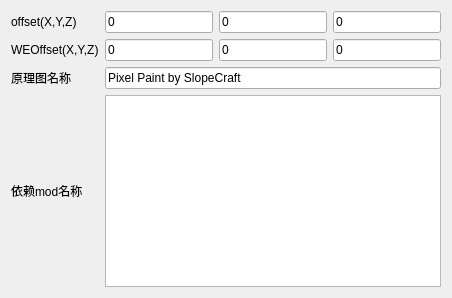
            <widget class="QWidget" name="tabWorldEdit">
             <attribute name="title">
              <string notr="true">WorldEdit</string>
             </attribute>
             <layout class="QGridLayout" name="gridLayout_16">
              <item row="0" column="1">
               <widget class="QLineEdit" name="schem_offsetX">
                <property name="text">
                 <string notr="true">0</string>
                </property>
               </widget>
              </item>
              <item row="1" column="0">
               <widget class="QLabel" name="label_41">
                <property name="text">
                 <string notr="true">WEOffset(X,Y,Z)</string>
                </property>
               </widget>
              </item>
              <item row="0" column="3">
               <widget class="QLineEdit" name="schem_offsetZ">
                <property name="text">
                 <string notr="true">0</string>
                </property>
               </widget>
              </item>
              <item row="1" column="3">
               <widget class="QLineEdit" name="schem_weOffsetZ">
                <property name="text">
                 <string notr="true">0</string>
                </property>
               </widget>
              </item>
              <item row="1" column="1">
               <widget class="QLineEdit" name="schem_weOffsetX">
                <property name="text">
                 <string notr="true">0</string>
                </property>
               </widget>
              </item>
              <item row="0" column="0">
               <widget class="QLabel" name="label_2">
                <property name="text">
                 <string notr="true">offset(X,Y,Z)</string>
                </property>
               </widget>
              </item>
              <item row="1" column="2">
               <widget class="QLineEdit" name="schem_weOffsetY">
                <property name="text">
                 <string notr="true">0</string>
                </property>
               </widget>
              </item>
              <item row="2" column="0">
               <widget class="QLabel" name="label_42">
                <property name="text">
                 <string>原理图名称</string>
                </property>
               </widget>
              </item>
              <item row="0" column="2">
               <widget class="QLineEdit" name="schem_offsetY">
                <property name="text">
                 <string notr="true">0</string>
                </property>
               </widget>
              </item>
              <item row="3" column="0">
               <widget class="QLabel" name="label_43">
                <property name="text">
                 <string>依赖mod名称</string>
                </property>
               </widget>
              </item>
              <item row="3" column="1" colspan="3">
               <widget class="QPlainTextEdit" name="schem_required_mods"/>
              </item>
              <item row="2" column="1" colspan="3">
               <widget class="QLineEdit" name="schem_name">
                <property name="text">
                 <string notr="true">Pixel Paint by SlopeCraft</string>
                </property>
               </widget>
              </item>
             </layout>
            </widget>
